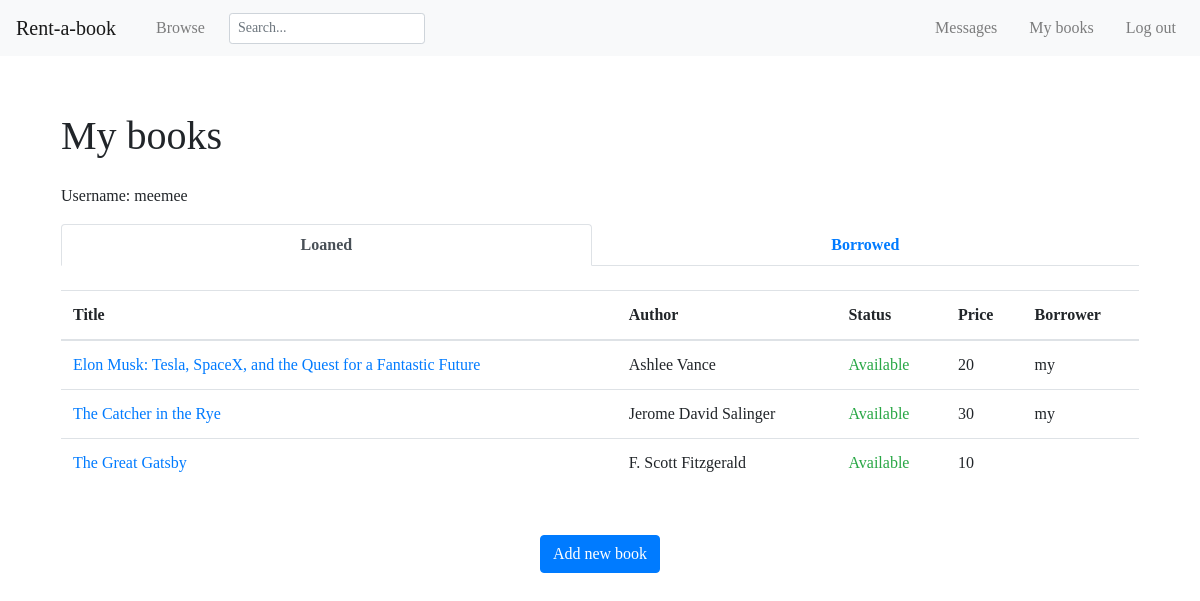
Before: /mybooks/ (signed in) with the older database file.
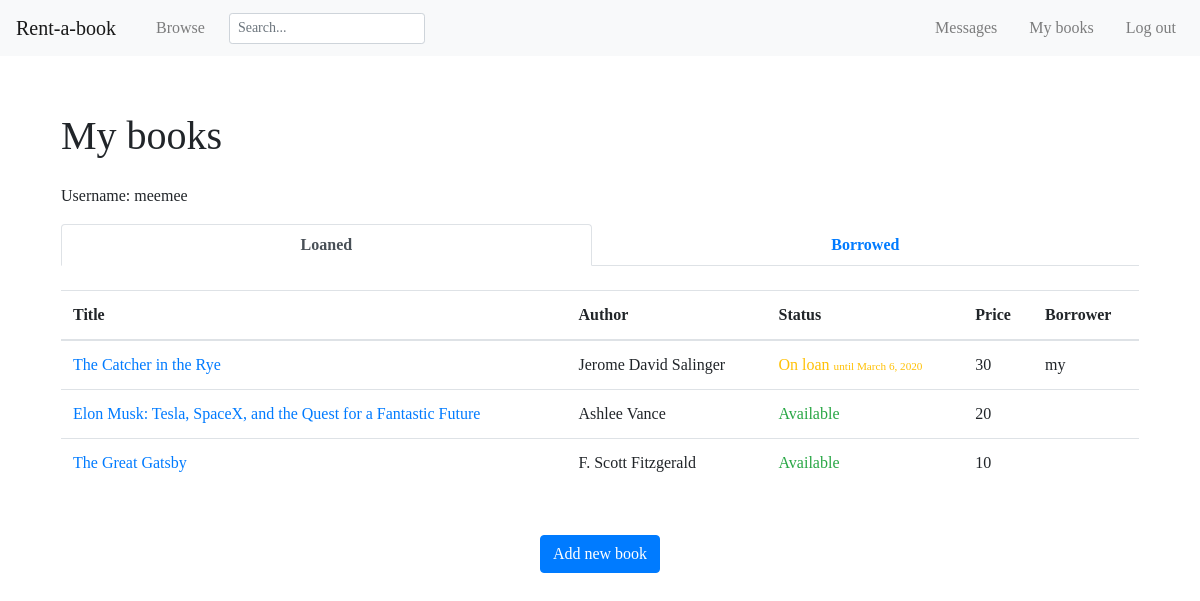
After: the same page with the newer database file.
### rentabook/models.py (models this page shows, shortened)
class BookInstance(models.Model):
    created_by = models.ForeignKey(User, on_delete=models.SET_NULL, null=True, related_name="owner")
    borrower = models.ForeignKey(User, on_delete=models.SET_NULL, null=True, blank=True, related_name="borrower")
    cover = models.ImageField(upload_to='images/', blank=False)
    def cover_tag(self):
        if self.cover:
            return mark_safe('<img src="%s" style="width: 45px; height: 60px;" />' % self.cover.url)
        else:
            return 'No Cover Found'
    cover_tag.short_description = 'Cover'
    title = models.CharField(max_length=255, blank=False, help_text='Enter book title')
    author = models.CharField(max_length=255, blank=False, help_text='Enter book author')
    genre = models.ManyToManyField(Genre, blank=False, help_text='Select a genre for this book')
    summary = models.TextField(
        blank=True,
        max_length=1000,
        help_text='Enter a brief description of the book')
    condition_choices = [
        ('1', 'Like New'),
        ('2', 'Good'),
        ('3', 'Fair'),
    ]
    condition = models.CharField(
        choices=condition_choices,
        max_length=1,
        blank=False,
        default='p')
    price_choices = [(i, i) for i in range (10, 60, 10)]
    price = models.IntegerField(choices=price_choices, default=10, blank=False)
    due_back = models.DateField(null=True, blank=True)
    LOAN_STATUS = (
        ('o', 'On loan'),
        ('a', 'Available'),
        ('m', 'Maintenance'),
    )
    status = models.CharField(
        max_length=1,
        choices=LOAN_STATUS,
        blank=True,
        default='a',
        help_text='Book availability',
    )
    class Meta:
        ordering = ['due_back', 'status']
    def display_genre(self):
        """Create a string for the Genre. This is required to display genre in Admin."""
        return ', '.join(genre.name for genre in self.genre.all()[:3])
    display_genre.short_description = 'Genre'

### rentabook/views.py (the view)
# urls.py: path('mybooks/', views.BooksByUserListView.as_view(), name='my-books'),
class BooksByUserListView(LoginRequiredMixin,generic.ListView):
    model = BookInstance
    template_name ='rentabook/my_books.html'
    paginate_by = 10
    def get_queryset(self):
        return BookInstance.objects.filter(borrower=self.request.user).filter(status__exact='o').order_by('-due_back')
    def get_context_data(self, **kwargs):
        context = super(BooksByUserListView, self).get_context_data(**kwargs)
        context['loaned_books'] = BookInstance.objects.filter(created_by=self.request.user).order_by('-due_back')
        context["new_message"] = new_message_alert(self.request.user)
        return context

### rentabook/utils.py (called while the page is built)
def new_message_alert(request_user):
    if not request_user in User.objects.all():
        return False
    convos = Dialog.objects.filter(Q(owner=request_user) | Q(opponent=request_user))
    if len(convos) > 0:
        for convo in convos:
            if convo.messages.all().count() > 0:
                if not convo.messages.last().read and convo.messages.last().sender != request_user:
                    return True
    return False

### rentabook/templates/rentabook/my_books.html (shortened to what this page needs)
{% extends "base_generic.html" %}
{% block main %}
<br>
<h1>My books</h1>
<div class="py-3">
    {% if user.is_authenticated %}
    Username: {{ user.get_username }}
    {% endif %}
</div>
<ul class="nav nav-tabs nav-fill" id="my_books" role="tablist">
    <li class="nav-item">
        <a class="nav-link active" id="loaned-tab" data-toggle="tab" href="#loaned" role="tab" aria-controls="loaned"
            aria-selected="true"><b>Loaned</b></a>
    </li>
    <li class="nav-item">
        <a class="nav-link" id="borrowed-tab" data-toggle="tab" href="#borrowed" role="tab" aria-controls="borrowed"
            aria-selected="false"><b>Borrowed</b></a>
    </li>
</ul>
<div class="tab-content" id="myTabContent">
    <div class="tab-pane fade show active" id="loaned" role="tabpanel" aria-labelledby="loaned-tab">
        <br>
        {% if loaned_books %}
        <table class="table">
            <thead>
                <tr>
                    <th scope="col">Title</th>
                    <th scope="col">Author</th>
                    <th scope="col">Status</th>
                    <th scope="col" class="no_mobile_display">Price</th>
                    <th scope="col" class="no_mobile_display">Borrower</th>
                </tr>
            </thead>
            <tbody>
                {% for bookinst in loaned_books %}
                <tr>
                    <td><a href="{% url 'book-detail' bookinst.pk %}">{{ bookinst.title }}</a></td>
                    <td>{{ bookinst.author }}</td>
                    <td>
                        {% if bookinst.status == 'o' %}
                        <span class="text-warning">
                            {{ bookinst.get_status_display }}
                            <span style="font-size: 0.7rem;">
                                until {{ bookinst.due_back }}
                            </span>
                        </span>
                        {% else %}
                        <span class="{% if bookinst.status == 'a' %}text-success{% else %}text-danger{% endif %}">
                            {{ bookinst.get_status_display }}
                        </span>
                        {% endif %}
                    </td>
                    <td class="no_mobile_display">{{ bookinst.price }}</td>
                    <td class="no_mobile_display">
                        {% if bookinst.borrower %}
                        <a href="{% url 'dialogs_detail' bookinst.borrower %}" style="color:inherit">
                            {{ bookinst.borrower }}
                        </a>
                        {% endif %}
                    </td>
                </tr>
                {% endfor %}
            </tbody>
        </table>
        {% else %}
        <p>There are no loaned books.</p>
        {% endif %}
        <div class="my-5 text-center">
            <a href="{% url 'add-book' %}">
                <button class="btn btn-primary">
                    Add new book
                </button>
            </a>
        </div>
    </div>
</div>
{% endblock %}

Changed rows visible on the page:
changed BookInstance "The Catcher in the Rye": due_back (not shown) → "March 6, 2020"; status "Available" → "On loan"; moves up the list
changed BookInstance "Elon Musk: Tesla, SpaceX, and the Quest for a Fantastic Future": borrower_id 1 → empty (drawn); borrower "my" → (not shown)
